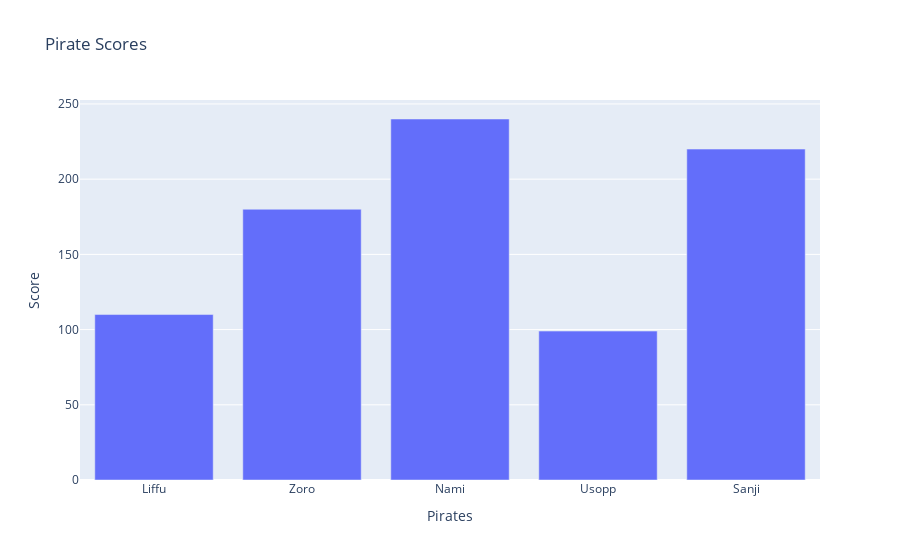

The cell this chart's notebook holds for it:
### Code cell
graph = go.Figure()

graph.add_trace(go.Bar(x = x1, y = y1))

graph.update_layout(title = "Pirate Scores",
                    xaxis_title = 'Pirates', 
                    yaxis_title = 'Score')

### Figure 1 — Plotly figure (JSON) as saved in the notebook; plotly's stock layout.template omitted (floating-point values rounded to 4 significant figures)
{"data": [{"type": "bar", "x": ["Liffu", "Zoro", "Nami", "Usopp", "Sanji"], "y": [110, 180, 240, 99, 220]}], "layout": {"title": {"text": "Pirate Scores"}, "xaxis": {"title": {"text": "Pirates"}}, "yaxis": {"title": {"text": "Score"}}}}
